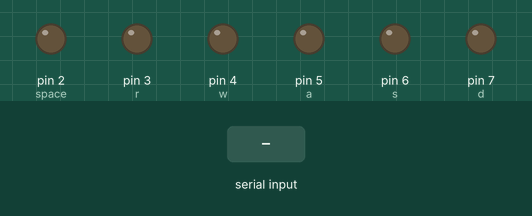
This sketch was run on a simulated Arduino Mega 2560, built with avr-gcc and run on an emulated ATmega2560. Parts: output pins drawn as LEDs (lit = HIGH). Dashed ring = blinking. Inputs (shaded band) come from the test bench.

Above: at 1.2 s.
1.3 s: "Q" received over Serial
At 1.5 s:
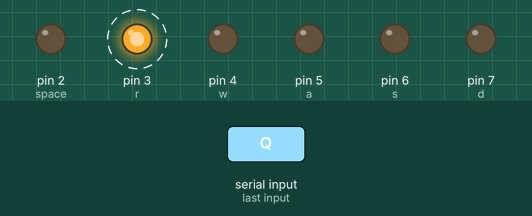
4.3 s: "W" received over Serial
At 5.5 s:
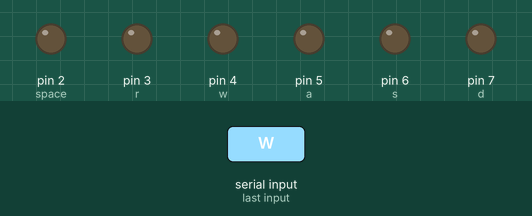
5.9 s: "A" received over Serial
At 6.7 s:
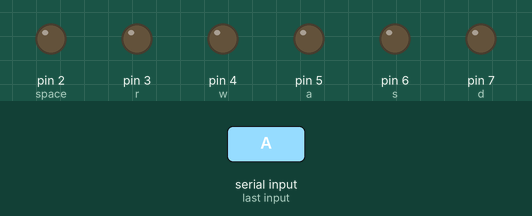
7.5 s: "S" received over Serial
At 8.0 s:
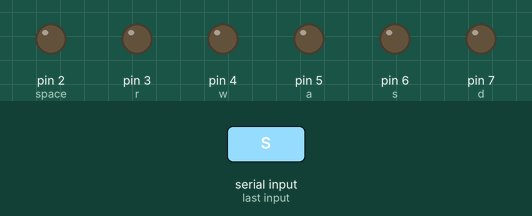
9.1 s: "D" received over Serial
At 10.4 s:
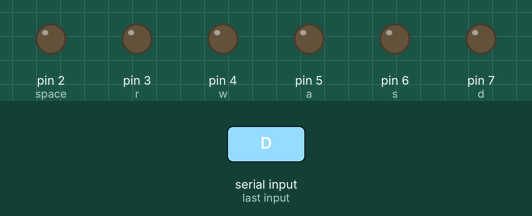
Timing chart, 0 to 11.7 s (numbered marks = the images above; inputs shaded):
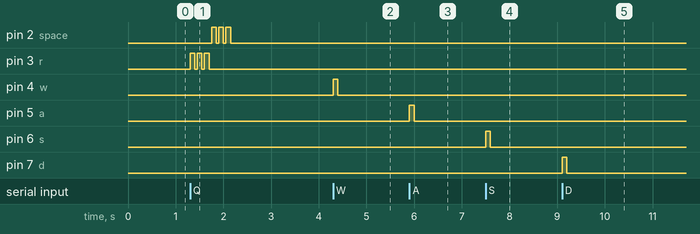

The sketch:

BDOFish_P_R.ino
```cpp
#define space 2
#define r 3
#define w 4
#define a 5
#define s 6
#define d 7

int bdelay =100;

//Toggle the digital output pins.
void toggle(int pin, int dms, int cyc) {
  unsigned long mtime = 0;
  for (int i = 0; i < cyc; i++) {
    mtime = millis();
    while (millis() < mtime + dms) {
      digitalWrite(pin, HIGH);
    }
    mtime = millis();
    while (millis() - mtime < dms / 2) {
      digitalWrite(pin, LOW);
    }
  }
}


void setup() {
  // put your setup code here, to run once:
  Serial.begin(9600);
  Serial1.begin(9600);
  pinMode(space, OUTPUT);
  pinMode(r, OUTPUT);
  pinMode(w, OUTPUT);
  pinMode(a, OUTPUT);
  pinMode(s, OUTPUT);
  pinMode(d, OUTPUT);
}

void loop() {
  // put your main code here, to run repeatedly:
  char st;

  if (Serial.available() > 0) {
    st = Serial.read();
    Serial1.write(st);

    if (st == 'W') {
      toggle(w, bdelay, 1);
    }
    else if (st == 'A') {
      toggle(a, bdelay, 1);
    }
    else if (st == 'S') {
      toggle(s, bdelay, 1);
    }
    else if (st == 'D') {
      toggle(d, bdelay, 1);
    }
    else if (st == 'P') {
      toggle(space, bdelay, 1);
    }
    else if (st == 'Q') {
      toggle(r, bdelay, 3);
      toggle(space, bdelay, 3);
    }
    else {
    }
  }


}
```

Measured:
- after the input at 1.3 s, pin 2 (space): alternates HIGH for 0.10 s and LOW for 0.05 s, 6 changes in all, then stays LOW, starting after 0.45 s; pin 3 (r): alternates HIGH for 0.10 s and LOW for 0.05 s, 6 changes in all, then stays LOW, starting at once
- after the input at 4.3 s, pin 4 (w): LOW → HIGH at once, → LOW 0.10 s later
- after the input at 5.9 s, pin 5 (a): LOW → HIGH at once, → LOW 0.10 s later
- after the input at 7.5 s, pin 6 (s): LOW → HIGH at once, → LOW 0.10 s later
- after the input at 9.1 s, pin 7 (d): LOW → HIGH at once, → LOW 0.10 s later
